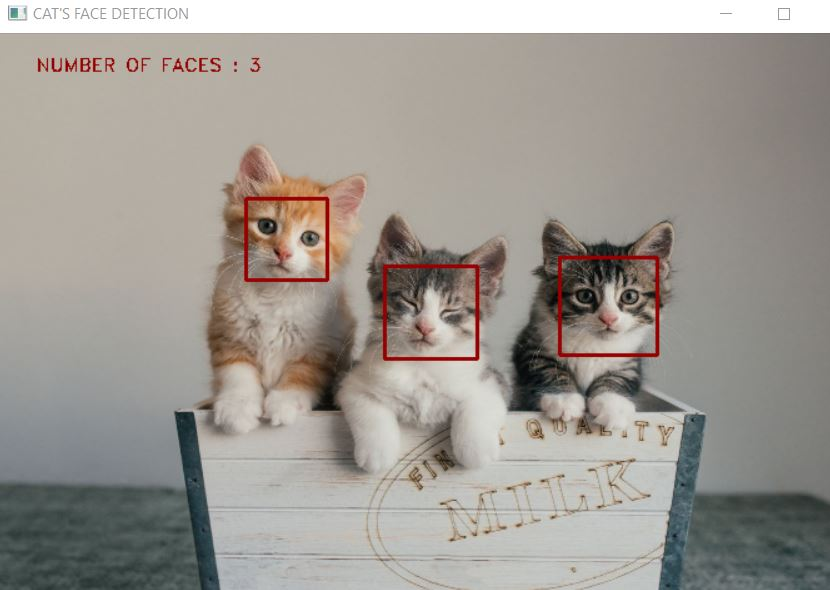
#> input picture Assignment_28/outputs/cats.JPG, 830 x 590 px, given in place of cats.jpeg, which was not available
$ python cat_face_detection.py
#> lines starting #> are read from the running program, lines starting #| are printed output that depends on the picture; after the words box and inside, x2 and y2 are one past the last pixel; in counts of white or black regions, pixels touching at a corner belong together; pictures that were not available may be replaced by others from this repository, and a replacement may not be noted
import cv2
import numpy as np

image = cv2.imread("cats.jpeg")
#> image is the input picture: shape (590, 830, 3); mean B, G, R 147.2, 153.6, 158.8
face_detector = cv2.CascadeClassifier("haarcascade_frontalcatface.xml")
img = cv2.resize(image , [700 , 450])
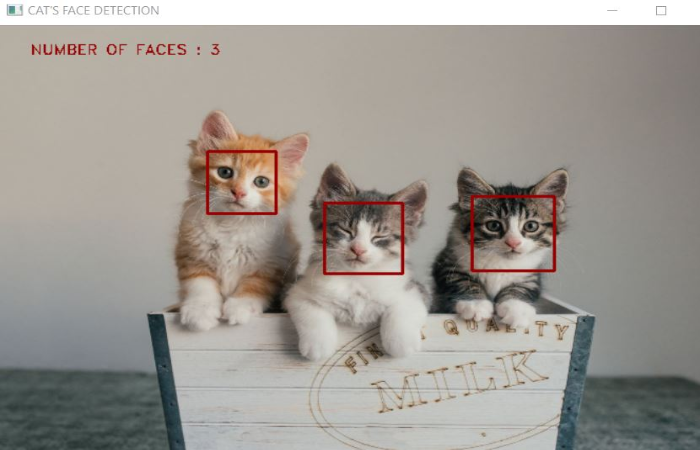
#> img: shape (450, 700, 3); mean B, G, R 147.1, 153.5, 158.7
faces = face_detector.detectMultiScale(img)
#> faces = [[475, 195, 75, 75], [326, 202, 72, 72]]
count = 0
for face in faces :
    x , y , w , h  = face
    cv2.rectangle(img , [x, y] , [x+w , y+h]  , [0,0,150] , 2)
    count+=1
#> this loop made 2 passes
#> (x, y, w, h, count) on passes 1 to 2: (475, 195, 75, 75, 1), (326, 202, 72, 72, 2)
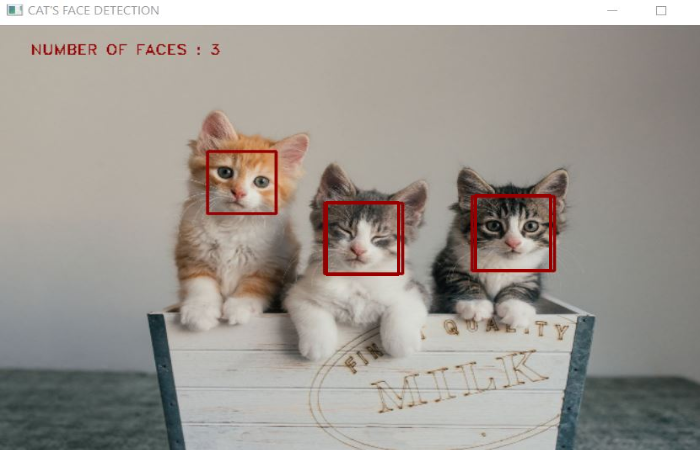
#> img: shape (450, 700, 3); 0.56% of pixels changed, all inside (x1, y1, x2, y2) = (325, 194, 552, 276)
#> after the loop, count = 2
cv2.putText(img , f"NUMBER OF FACES : {count}" , (30 , 30) , cv2.FONT_HERSHEY_DUPLEX , 0.5 , (0,0,150) , 1)
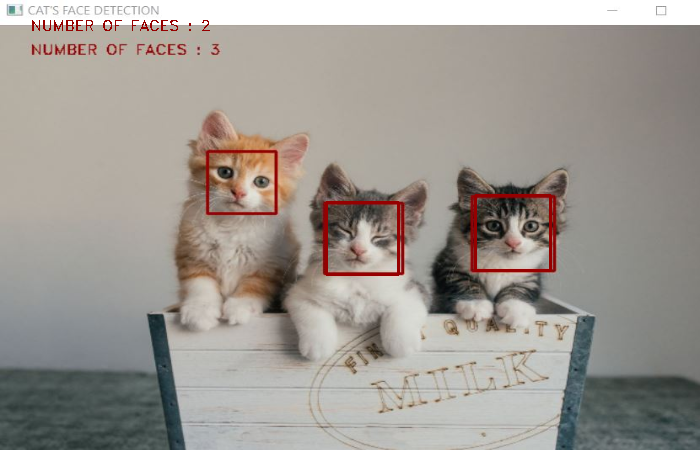
#> img: shape (450, 700, 3); 0.16% of pixels changed, all inside (x1, y1, x2, y2) = (32, 20, 210, 31)

print(f"NUMBER OF DETECTED CAT'S FACE : {count}" )
#| NUMBER OF DETECTED CAT'S FACE : 2
cv2.imshow("CAT'S FACE DETECTION" , img)
cv2.waitKey()

$ run again, with Assignment_28/outputs/glass_lip.JPG copied over Assignment_28/outputs/cats.JPG
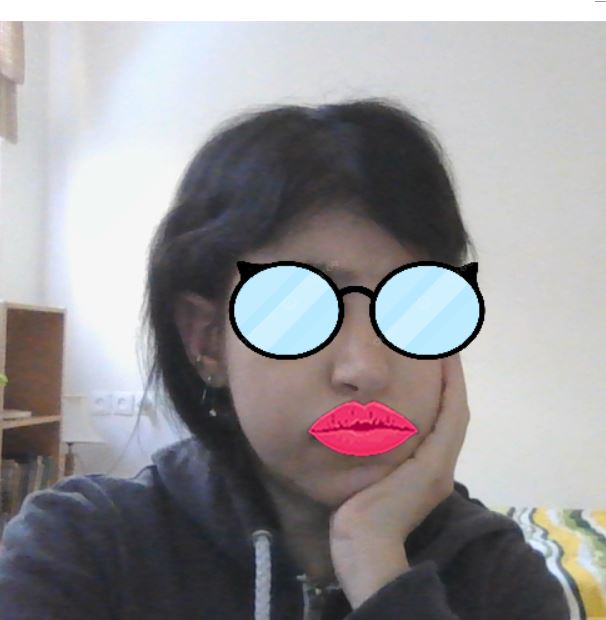
#> input picture Assignment_28/outputs/glass_lip.JPG, 606 x 620 px, given in place of cats.jpeg, which was not available
#> image is the input picture: shape (620, 606, 3); mean B, G, R 151.5, 148.8, 151.4
#> `img = cv2.resize(image , [700 , 450])`:
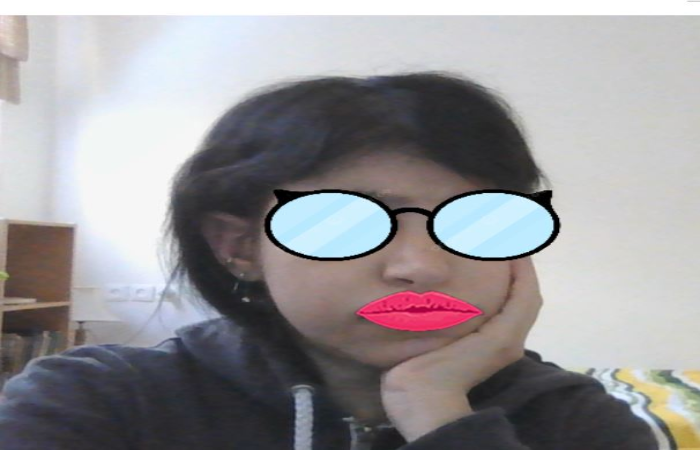
#> img: shape (450, 700, 3); mean B, G, R 151.4, 148.7, 151.3
#> faces = ()
#> after the loop `for face in faces :`: count = 0
#> `cv2.putText(img , f"NUMBER OF FACES : {count}" , (30 , 30) , cv2.FONT_..`:
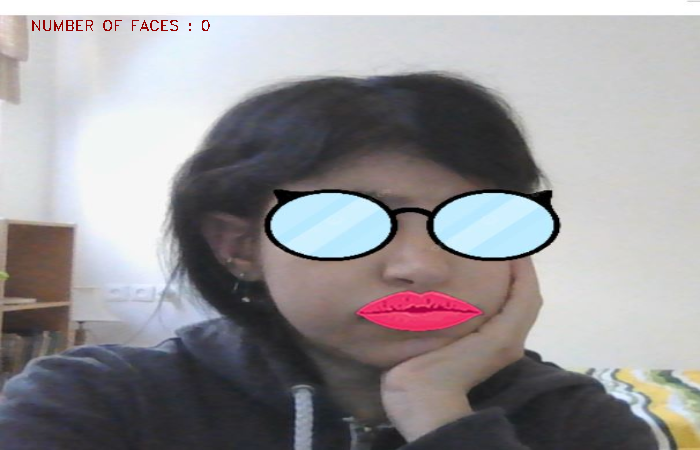
#> img: shape (450, 700, 3); 0.16% of pixels changed, all inside (x1, y1, x2, y2) = (32, 20, 210, 31)
#| NUMBER OF DETECTED CAT'S FACE : 0
